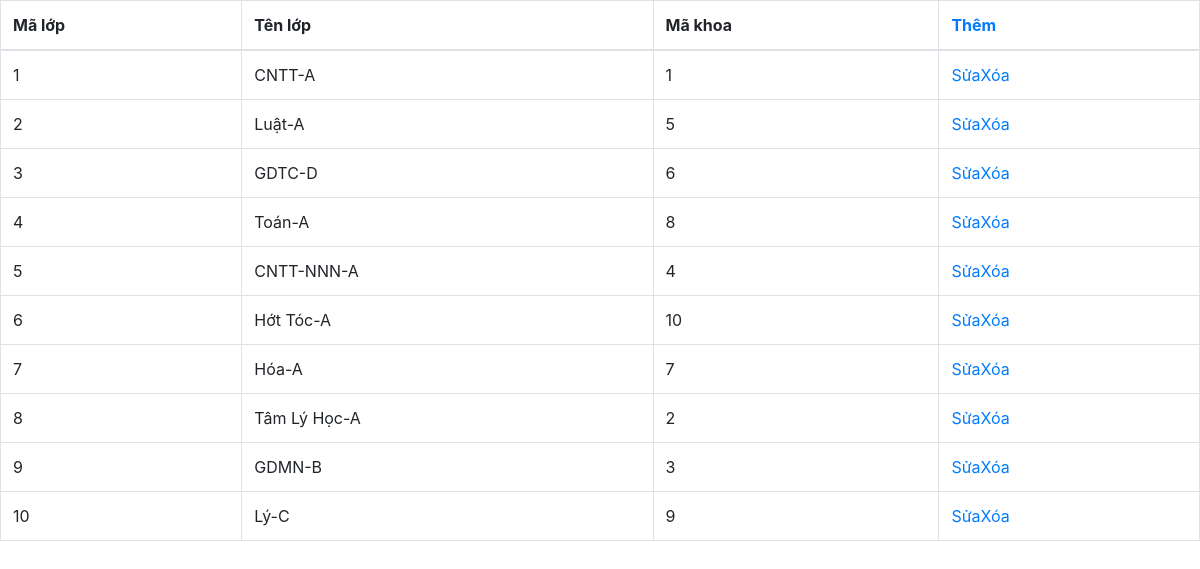
/lop.php, run on an earlier commit of the app's database.
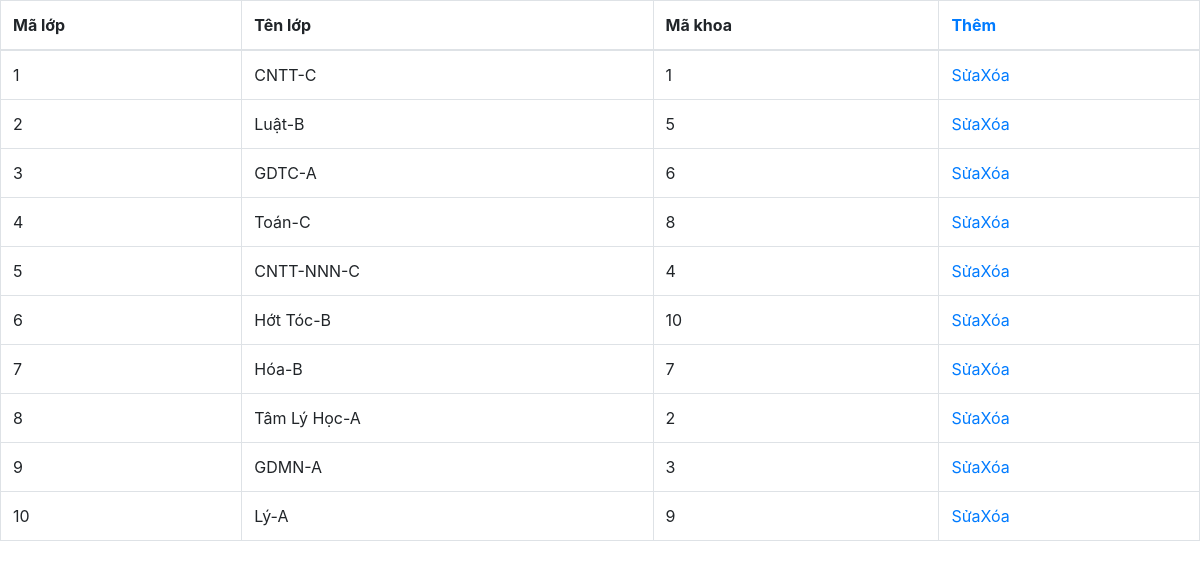
And on a later commit of the database.
### tables this page shows
CREATE TABLE `lop` (
  `MaLop` int(11) NOT NULL,
  `TenLop` varchar(200) NOT NULL,
  `MaKhoa` int(11) NOT NULL
);

### DataProvider.php (called while the page is built, shortened)
<?php
class DataProvider
{
	public static function ExecuteQuery($sql)
	{
        $host="localhost";
        $user="root";
        $password="";
		$database="qlsv";
		try{
			$connection = mysqli_connect($host,$user,$password,$database);
			mysqli_query($connection, "set names 'utf8'");
			$result = mysqli_query($connection, $sql);
			return $result;
		}catch(Exception $ex)
		{
            echo "lỗi";
			return null;
		}
	}
}
?>

### lop.php (the view, shortened to what this page needs)
<?php include_once "DataProvider.php" ?>
<!DOCTYPE html>
<html lang="en">
<head>
    <link rel="stylesheet" href="https://maxcdn.bootstrapcdn.com/bootstrap/4.4.1/css/bootstrap.min.css">
    <link rel="stylesheet" type="text/css" href="//cdn.jsdelivr.net/npm/slick-carousel@1.8.1/slick/slick.css" />
    <link rel="stylesheet" type="text/css" href="//cdn.jsdelivr.net/npm/slick-carousel@1.8.1/slick/slick-theme.css" />
</head>
<body>
    <table class="table table-bordered">
        <?php $datalop=DataProvider::ExecuteQuery('SELECT * FROM lop');?>
        <th>Mã lớp</th>
        <th>Tên lớp</th>
        <th>Mã khoa</th>
        <th><a href="ThemLop.php">Thêm</a></th>
        <tbody>
            <?php
                while($datalop_row=mysqli_fetch_array($datalop)){
            ?>
            <tr>
                <td><?php echo $datalop_row['MaLop'] ?></td>
                <td><?php echo $datalop_row['TenLop'] ?></td>
                <td><?php echo $datalop_row['MaKhoa'] ?></td>
                <td><a href="SuaLop.php?MaLop=<?php echo $datalop_row['MaLop'] ?>">Sửa</a><a href="XoaLop.php?MaLop=">Xóa</a></td>
            </tr>
                    <?php
                }
                    ?>
        </tbody>
    </table>
</body>
</html>

What changed in the data, as far as the page shows it:
changed lop id 1: TenLop "CNTT-A" → "CNTT-C"
changed lop id 2: TenLop "Luật-A" → "Luật-B"
changed lop id 3: TenLop "GDTC-D" → "GDTC-A"
changed lop id 4: TenLop "Toán-A" → "Toán-C"
changed lop id 5: TenLop "CNTT-NNN-A" → "CNTT-NNN-C"
changed lop id 6: TenLop "Hớt Tóc-A" → "Hớt Tóc-B"
changed lop id 7: TenLop "Hóa-A" → "Hóa-B"
changed lop id 9: TenLop "GDMN-B" → "GDMN-A"
changed lop id 10: TenLop "Lý-C" → "Lý-A"
